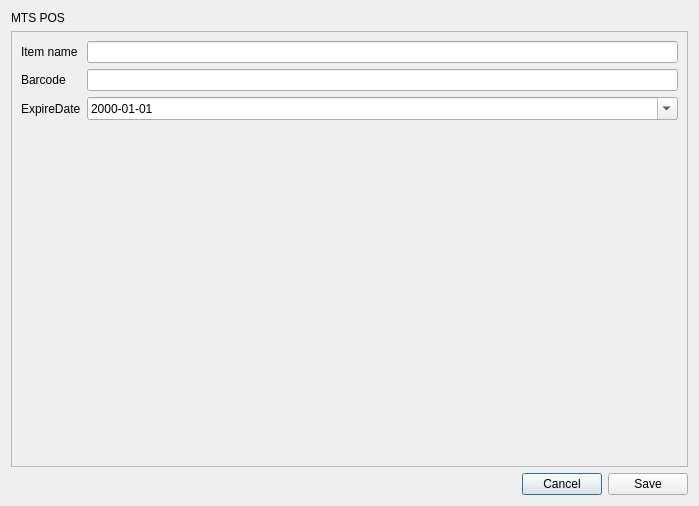
<?xml version="1.0" encoding="UTF-8"?>
<ui version="4.0">
 <class>DialogEditItem</class>
 <widget class="QDialog" name="DialogEditItem">
  <property name="geometry">
   <rect>
    <x>0</x>
    <y>0</y>
    <width>699</width>
    <height>506</height>
   </rect>
  </property>
  <property name="windowTitle">
   <string>Edit item</string>
  </property>
  <layout class="QVBoxLayout" name="verticalLayout">
   <item>
    <widget class="QLabel" name="label_6">
     <property name="sizePolicy">
      <sizepolicy hsizetype="Preferred" vsizetype="Fixed">
       <horstretch>0</horstretch>
       <verstretch>0</verstretch>
      </sizepolicy>
     </property>
     <property name="text">
      <string>MTS POS</string>
     </property>
    </widget>
   </item>
   <item>
    <widget class="QScrollArea" name="scrollArea">
     <property name="widgetResizable">
      <bool>true</bool>
     </property>
     <widget class="QWidget" name="scrollAreaWidgetContents">
      <property name="geometry">
       <rect>
        <x>0</x>
        <y>0</y>
        <width>679</width>
        <height>436</height>
       </rect>
      </property>
      <layout class="QFormLayout" name="formLayout">
       <item row="0" column="0">
        <widget class="QLabel" name="label_3">
         <property name="text">
          <string>Item name</string>
         </property>
        </widget>
       </item>
       <item row="0" column="1">
        <widget class="QLineEdit" name="lineEditItemName"/>
       </item>
       <item row="1" column="0">
        <widget class="QLabel" name="label_2">
         <property name="text">
          <string>Barcode</string>
         </property>
        </widget>
       </item>
       <item row="1" column="1">
        <widget class="QLineEdit" name="lineEditBarcode">
         <property name="alignment">
          <set>Qt::AlignRight|Qt::AlignTrailing|Qt::AlignVCenter</set>
         </property>
        </widget>
       </item>
       <item row="2" column="0">
        <widget class="QLabel" name="label">
         <property name="text">
          <string>ExpireDate</string>
         </property>
        </widget>
       </item>
       <item row="2" column="1">
        <widget class="QDateEdit" name="dateEditExpireDate">
         <property name="displayFormat">
          <string>yyyy-MM-dd</string>
         </property>
         <property name="calendarPopup">
          <bool>true</bool>
         </property>
        </widget>
       </item>
      </layout>
     </widget>
    </widget>
   </item>
   <item>
    <layout class="QHBoxLayout" name="horizontalLayout">
     <item>
      <spacer name="horizontalSpacer">
       <property name="orientation">
        <enum>Qt::Horizontal</enum>
       </property>
       <property name="sizeHint" stdset="0">
        <size>
         <width>40</width>
         <height>20</height>
        </size>
       </property>
      </spacer>
     </item>
     <item>
      <widget class="QPushButton" name="pushButtonCancel">
       <property name="text">
        <string>Cancel</string>
       </property>
      </widget>
     </item>
     <item>
      <widget class="QPushButton" name="pushButtonSave">
       <property name="text">
        <string>Save</string>
       </property>
      </widget>
     </item>
    </layout>
   </item>
  </layout>
 </widget>
 <tabstops>
  <tabstop>scrollArea</tabstop>
  <tabstop>pushButtonCancel</tabstop>
  <tabstop>pushButtonSave</tabstop>
 </tabstops>
 <resources/>
 <connections/>
</ui>
